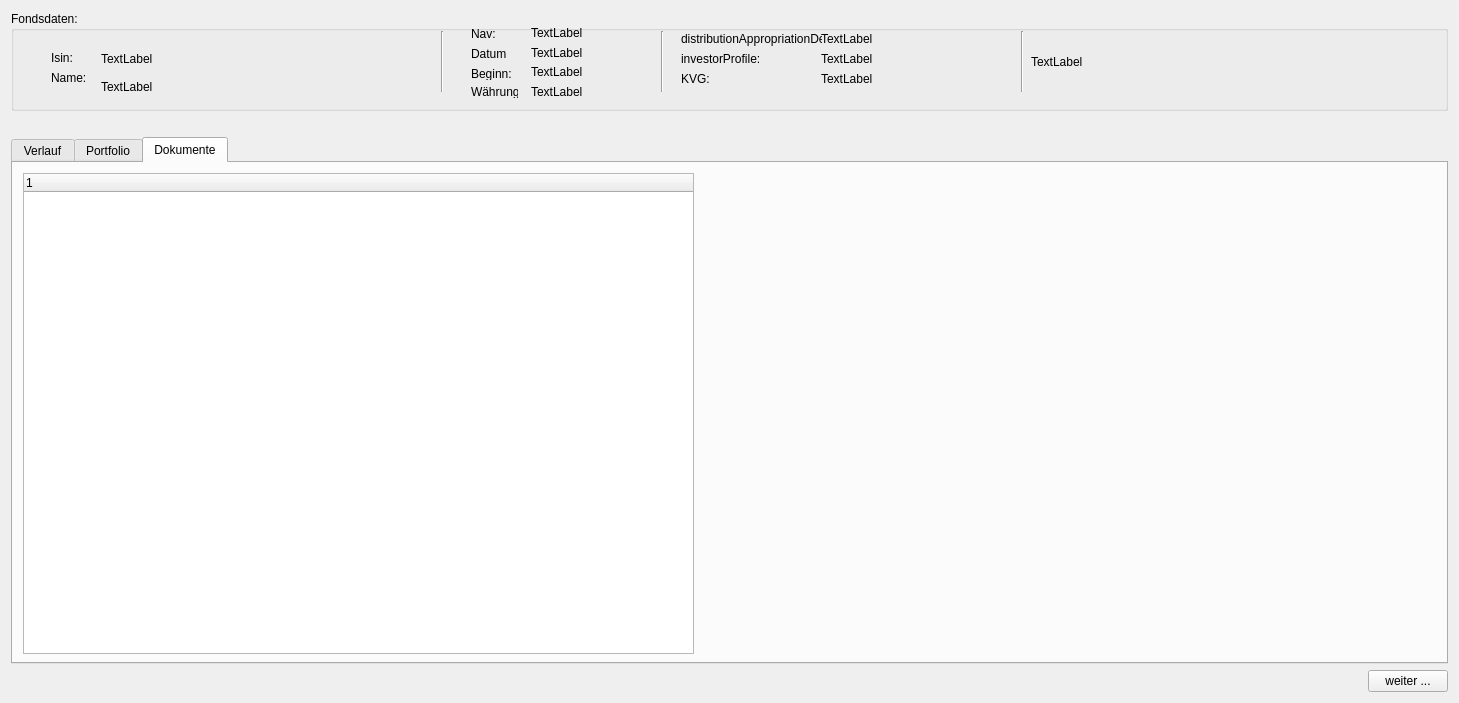
<?xml version="1.0" encoding="UTF-8"?>
<ui version="4.0">
 <class>Dialog</class>
 <widget class="QDialog" name="Dialog">
  <property name="geometry">
   <rect>
    <x>0</x>
    <y>0</y>
    <width>1459</width>
    <height>703</height>
   </rect>
  </property>
  <property name="windowTitle">
   <string>Dialog</string>
  </property>
  <layout class="QVBoxLayout" name="verticalLayout">
   <item>
    <widget class="QGroupBox" name="groupBox_Fondsdaten">
     <property name="sizePolicy">
      <sizepolicy hsizetype="Preferred" vsizetype="Preferred">
       <horstretch>0</horstretch>
       <verstretch>0</verstretch>
      </sizepolicy>
     </property>
     <property name="minimumSize">
      <size>
       <width>0</width>
       <height>100</height>
      </size>
     </property>
     <property name="sizeIncrement">
      <size>
       <width>0</width>
       <height>0</height>
      </size>
     </property>
     <property name="baseSize">
      <size>
       <width>0</width>
       <height>0</height>
      </size>
     </property>
     <property name="title">
      <string>Fondsdaten:</string>
     </property>
     <widget class="QLabel" name="label_isin">
      <property name="enabled">
       <bool>true</bool>
      </property>
      <property name="geometry">
       <rect>
        <x>40</x>
        <y>40</y>
        <width>47</width>
        <height>13</height>
       </rect>
      </property>
      <property name="text">
       <string>Isin:</string>
      </property>
     </widget>
     <widget class="QLabel" name="label_isin_wert">
      <property name="geometry">
       <rect>
        <x>90</x>
        <y>40</y>
        <width>81</width>
        <height>16</height>
       </rect>
      </property>
      <property name="text">
       <string>TextLabel</string>
      </property>
     </widget>
     <widget class="QLabel" name="label">
      <property name="geometry">
       <rect>
        <x>40</x>
        <y>60</y>
        <width>47</width>
        <height>13</height>
       </rect>
      </property>
      <property name="text">
       <string>Name:</string>
      </property>
     </widget>
     <widget class="QLabel" name="label_name_wert">
      <property name="geometry">
       <rect>
        <x>90</x>
        <y>60</y>
        <width>321</width>
        <height>31</height>
       </rect>
      </property>
      <property name="text">
       <string>TextLabel</string>
      </property>
      <property name="wordWrap">
       <bool>true</bool>
      </property>
     </widget>
     <widget class="QLabel" name="label_2">
      <property name="geometry">
       <rect>
        <x>460</x>
        <y>16</y>
        <width>47</width>
        <height>13</height>
       </rect>
      </property>
      <property name="text">
       <string>Nav:</string>
      </property>
     </widget>
     <widget class="QLabel" name="label_nav_wert">
      <property name="geometry">
       <rect>
        <x>520</x>
        <y>14</y>
        <width>111</width>
        <height>16</height>
       </rect>
      </property>
      <property name="text">
       <string>TextLabel</string>
      </property>
     </widget>
     <widget class="QLabel" name="label_3">
      <property name="geometry">
       <rect>
        <x>460</x>
        <y>36</y>
        <width>47</width>
        <height>13</height>
       </rect>
      </property>
      <property name="text">
       <string>Datum</string>
      </property>
     </widget>
     <widget class="QLabel" name="label_navDate_wert">
      <property name="geometry">
       <rect>
        <x>520</x>
        <y>34</y>
        <width>91</width>
        <height>16</height>
       </rect>
      </property>
      <property name="text">
       <string>TextLabel</string>
      </property>
     </widget>
     <widget class="QLabel" name="label_4">
      <property name="geometry">
       <rect>
        <x>460</x>
        <y>56</y>
        <width>47</width>
        <height>13</height>
       </rect>
      </property>
      <property name="text">
       <string>Beginn:</string>
      </property>
     </widget>
     <widget class="QLabel" name="label_BeginnDatum_wert">
      <property name="geometry">
       <rect>
        <x>520</x>
        <y>53</y>
        <width>91</width>
        <height>16</height>
       </rect>
      </property>
      <property name="text">
       <string>TextLabel</string>
      </property>
     </widget>
     <widget class="QLabel" name="label_5">
      <property name="geometry">
       <rect>
        <x>460</x>
        <y>74</y>
        <width>47</width>
        <height>13</height>
       </rect>
      </property>
      <property name="text">
       <string>Währung:</string>
      </property>
     </widget>
     <widget class="QLabel" name="label_waehrung_wert">
      <property name="geometry">
       <rect>
        <x>520</x>
        <y>73</y>
        <width>111</width>
        <height>16</height>
       </rect>
      </property>
      <property name="text">
       <string>TextLabel</string>
      </property>
     </widget>
     <widget class="Line" name="line_3">
      <property name="geometry">
       <rect>
        <x>430</x>
        <y>20</y>
        <width>3</width>
        <height>61</height>
       </rect>
      </property>
      <property name="orientation">
       <enum>Qt::Vertical</enum>
      </property>
     </widget>
     <widget class="Line" name="line_5">
      <property name="geometry">
       <rect>
        <x>650</x>
        <y>20</y>
        <width>3</width>
        <height>61</height>
       </rect>
      </property>
      <property name="orientation">
       <enum>Qt::Vertical</enum>
      </property>
     </widget>
     <widget class="QLabel" name="label_12">
      <property name="geometry">
       <rect>
        <x>670</x>
        <y>20</y>
        <width>141</width>
        <height>16</height>
       </rect>
      </property>
      <property name="text">
       <string>distributionAppropriationDe:</string>
      </property>
     </widget>
     <widget class="QLabel" name="label_DistributionAppropriationDe">
      <property name="geometry">
       <rect>
        <x>810</x>
        <y>20</y>
        <width>191</width>
        <height>16</height>
       </rect>
      </property>
      <property name="text">
       <string>TextLabel</string>
      </property>
     </widget>
     <widget class="QLabel" name="label_13">
      <property name="geometry">
       <rect>
        <x>670</x>
        <y>40</y>
        <width>141</width>
        <height>16</height>
       </rect>
      </property>
      <property name="text">
       <string>investorProfile:</string>
      </property>
     </widget>
     <widget class="QLabel" name="label_investorProfile">
      <property name="geometry">
       <rect>
        <x>810</x>
        <y>40</y>
        <width>191</width>
        <height>16</height>
       </rect>
      </property>
      <property name="text">
       <string>TextLabel</string>
      </property>
     </widget>
     <widget class="QLabel" name="label_14">
      <property name="geometry">
       <rect>
        <x>670</x>
        <y>60</y>
        <width>141</width>
        <height>16</height>
       </rect>
      </property>
      <property name="text">
       <string>KVG:</string>
      </property>
     </widget>
     <widget class="QLabel" name="label_KVG">
      <property name="geometry">
       <rect>
        <x>810</x>
        <y>60</y>
        <width>191</width>
        <height>16</height>
       </rect>
      </property>
      <property name="text">
       <string>TextLabel</string>
      </property>
     </widget>
     <widget class="Line" name="line_6">
      <property name="geometry">
       <rect>
        <x>1010</x>
        <y>20</y>
        <width>3</width>
        <height>61</height>
       </rect>
      </property>
      <property name="orientation">
       <enum>Qt::Vertical</enum>
      </property>
     </widget>
     <widget class="QLabel" name="label_philosophyDe">
      <property name="geometry">
       <rect>
        <x>1020</x>
        <y>20</y>
        <width>411</width>
        <height>61</height>
       </rect>
      </property>
      <property name="text">
       <string>TextLabel</string>
      </property>
      <property name="wordWrap">
       <bool>true</bool>
      </property>
     </widget>
    </widget>
   </item>
   <item>
    <spacer name="verticalSpacer">
     <property name="orientation">
      <enum>Qt::Vertical</enum>
     </property>
     <property name="sizeType">
      <enum>QSizePolicy::Preferred</enum>
     </property>
     <property name="sizeHint" stdset="0">
      <size>
       <width>20</width>
       <height>20</height>
      </size>
     </property>
    </spacer>
   </item>
   <item>
    <widget class="QTabWidget" name="tabWidget">
     <property name="currentIndex">
      <number>2</number>
     </property>
     <widget class="QWidget" name="Tab_Verlauf">
      <attribute name="title">
       <string>Verlauf</string>
      </attribute>
      <widget class="QLabel" name="label_nav">
       <property name="geometry">
        <rect>
         <x>50</x>
         <y>10</y>
         <width>471</width>
         <height>301</height>
        </rect>
       </property>
       <property name="sizePolicy">
        <sizepolicy hsizetype="Expanding" vsizetype="Expanding">
         <horstretch>0</horstretch>
         <verstretch>0</verstretch>
        </sizepolicy>
       </property>
       <property name="text">
        <string>TextLabel</string>
       </property>
      </widget>
      <widget class="QLabel" name="label_percentage">
       <property name="geometry">
        <rect>
         <x>640</x>
         <y>10</y>
         <width>551</width>
         <height>331</height>
        </rect>
       </property>
       <property name="text">
        <string>TextLabel</string>
       </property>
      </widget>
     </widget>
     <widget class="QWidget" name="Tab_Portfolio">
      <attribute name="title">
       <string>Portfolio</string>
      </attribute>
      <widget class="QLabel" name="label_6">
       <property name="geometry">
        <rect>
         <x>40</x>
         <y>40</y>
         <width>231</width>
         <height>31</height>
        </rect>
       </property>
       <property name="font">
        <font>
         <pointsize>15</pointsize>
        </font>
       </property>
       <property name="text">
        <string>Größte Positionen per:</string>
       </property>
      </widget>
      <widget class="QLabel" name="label_7">
       <property name="geometry">
        <rect>
         <x>740</x>
         <y>40</y>
         <width>231</width>
         <height>31</height>
        </rect>
       </property>
       <property name="font">
        <font>
         <pointsize>15</pointsize>
        </font>
       </property>
       <property name="text">
        <string>Größte Branchen per:</string>
       </property>
      </widget>
      <widget class="QWidget" name="gridLayoutWidget">
       <property name="geometry">
        <rect>
         <x>40</x>
         <y>100</y>
         <width>471</width>
         <height>381</height>
        </rect>
       </property>
       <layout class="QGridLayout" name="gridLayout_Positionen"/>
      </widget>
      <widget class="QWidget" name="gridLayoutWidget_2">
       <property name="geometry">
        <rect>
         <x>740</x>
         <y>100</y>
         <width>481</width>
         <height>371</height>
        </rect>
       </property>
       <layout class="QGridLayout" name="gridLayout_Branchen"/>
      </widget>
      <widget class="QLabel" name="label_holdingsDatum_wert">
       <property name="geometry">
        <rect>
         <x>250</x>
         <y>47</y>
         <width>121</width>
         <height>20</height>
        </rect>
       </property>
       <property name="font">
        <font>
         <pointsize>15</pointsize>
        </font>
       </property>
       <property name="text">
        <string>TextLabel</string>
       </property>
      </widget>
      <widget class="Line" name="line">
       <property name="geometry">
        <rect>
         <x>40</x>
         <y>70</y>
         <width>311</width>
         <height>16</height>
        </rect>
       </property>
       <property name="orientation">
        <enum>Qt::Horizontal</enum>
       </property>
      </widget>
      <widget class="Line" name="line_2">
       <property name="geometry">
        <rect>
         <x>740</x>
         <y>70</y>
         <width>301</width>
         <height>16</height>
        </rect>
       </property>
       <property name="orientation">
        <enum>Qt::Horizontal</enum>
       </property>
      </widget>
      <widget class="QLabel" name="label_industriesDatum_wert">
       <property name="geometry">
        <rect>
         <x>940</x>
         <y>50</y>
         <width>111</width>
         <height>16</height>
        </rect>
       </property>
       <property name="font">
        <font>
         <pointsize>15</pointsize>
        </font>
       </property>
       <property name="text">
        <string>TextLabel</string>
       </property>
      </widget>
      <widget class="QPushButton" name="pushButton_groesstePositionen">
       <property name="geometry">
        <rect>
         <x>520</x>
         <y>130</y>
         <width>201</width>
         <height>151</height>
        </rect>
       </property>
       <property name="text">
        <string/>
       </property>
      </widget>
      <widget class="QPushButton" name="pushButton_groessteBranche">
       <property name="geometry">
        <rect>
         <x>1230</x>
         <y>130</y>
         <width>181</width>
         <height>141</height>
        </rect>
       </property>
       <property name="text">
        <string/>
       </property>
      </widget>
      <widget class="Line" name="line_4">
       <property name="geometry">
        <rect>
         <x>720</x>
         <y>20</y>
         <width>20</width>
         <height>461</height>
        </rect>
       </property>
       <property name="orientation">
        <enum>Qt::Vertical</enum>
       </property>
      </widget>
      <widget class="QPushButton" name="pushButton_groessteBrancheProzentual">
       <property name="geometry">
        <rect>
         <x>1230</x>
         <y>330</y>
         <width>181</width>
         <height>141</height>
        </rect>
       </property>
       <property name="text">
        <string/>
       </property>
      </widget>
      <widget class="QLabel" name="label_8">
       <property name="geometry">
        <rect>
         <x>1234</x>
         <y>303</y>
         <width>171</width>
         <height>16</height>
        </rect>
       </property>
       <property name="text">
        <string>prozentuale Aufteilung:</string>
       </property>
      </widget>
      <widget class="QLabel" name="label_9">
       <property name="geometry">
        <rect>
         <x>1230</x>
         <y>100</y>
         <width>171</width>
         <height>16</height>
        </rect>
       </property>
       <property name="text">
        <string>absolute Aufteilung:</string>
       </property>
      </widget>
      <widget class="QLabel" name="label_10">
       <property name="geometry">
        <rect>
         <x>524</x>
         <y>104</y>
         <width>171</width>
         <height>16</height>
        </rect>
       </property>
       <property name="text">
        <string>absolute Aufteilung:</string>
       </property>
      </widget>
      <widget class="QPushButton" name="pushButton_groesstePositionenProzentual">
       <property name="geometry">
        <rect>
         <x>520</x>
         <y>330</y>
         <width>201</width>
         <height>151</height>
        </rect>
       </property>
       <property name="text">
        <string/>
       </property>
      </widget>
      <widget class="QLabel" name="label_11">
       <property name="geometry">
        <rect>
         <x>520</x>
         <y>310</y>
         <width>171</width>
         <height>16</height>
        </rect>
       </property>
       <property name="text">
        <string>prozentuale Aufteilung:</string>
       </property>
      </widget>
     </widget>
     <widget class="QWidget" name="tab">
      <attribute name="title">
       <string>Dokumente</string>
      </attribute>
      <widget class="QTreeWidget" name="treeWidget_Dokumente">
       <property name="geometry">
        <rect>
         <x>10</x>
         <y>10</y>
         <width>671</width>
         <height>481</height>
        </rect>
       </property>
       <column>
        <property name="text">
         <string notr="true">1</string>
        </property>
       </column>
      </widget>
     </widget>
    </widget>
   </item>
   <item>
    <layout class="QHBoxLayout" name="horizontalLayout">
     <item>
      <spacer name="horizontalSpacer">
       <property name="orientation">
        <enum>Qt::Horizontal</enum>
       </property>
       <property name="sizeHint" stdset="0">
        <size>
         <width>40</width>
         <height>20</height>
        </size>
       </property>
      </spacer>
     </item>
     <item>
      <widget class="QPushButton" name="pushButton_Weiter">
       <property name="text">
        <string>weiter ...</string>
       </property>
      </widget>
     </item>
    </layout>
   </item>
  </layout>
 </widget>
 <resources/>
 <connections/>
</ui>
